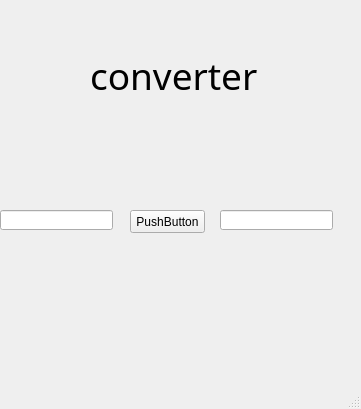
<?xml version="1.0" encoding="UTF-8"?>
<ui version="4.0">
 <class>MainWindow</class>
 <widget class="QMainWindow" name="MainWindow">
  <property name="geometry">
   <rect>
    <x>0</x>
    <y>0</y>
    <width>361</width>
    <height>409</height>
   </rect>
  </property>
  <property name="windowTitle">
   <string>converter UI</string>
  </property>
  <widget class="QWidget" name="centralwidget">
   <widget class="QPushButton" name="pushButton">
    <property name="geometry">
     <rect>
      <x>130</x>
      <y>210</y>
      <width>75</width>
      <height>23</height>
     </rect>
    </property>
    <property name="text">
     <string>PushButton</string>
    </property>
   </widget>
   <widget class="QLineEdit" name="lineEdit">
    <property name="geometry">
     <rect>
      <x>0</x>
      <y>210</y>
      <width>113</width>
      <height>20</height>
     </rect>
    </property>
   </widget>
   <widget class="QLineEdit" name="lineEdit_2">
    <property name="geometry">
     <rect>
      <x>220</x>
      <y>210</y>
      <width>113</width>
      <height>20</height>
     </rect>
    </property>
   </widget>
   <widget class="QLabel" name="label">
    <property name="geometry">
     <rect>
      <x>90</x>
      <y>60</y>
      <width>171</width>
      <height>31</height>
     </rect>
    </property>
    <property name="font">
     <font>
      <family>Papyrus</family>
      <pointsize>28</pointsize>
     </font>
    </property>
    <property name="text">
     <string>converter</string>
    </property>
   </widget>
  </widget>
  <widget class="QStatusBar" name="statusbar"/>
 </widget>
 <resources/>
 <connections/>
</ui>
